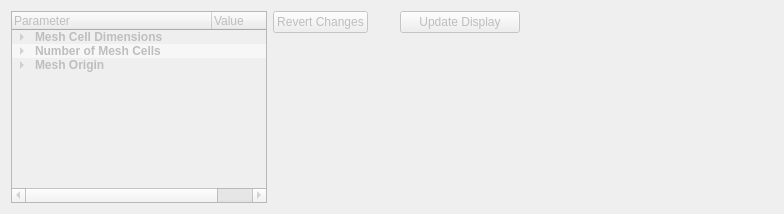
      <widget class="QWidget" name="Mesh">
       <property name="enabled">
        <bool>false</bool>
       </property>
       <attribute name="title">
        <string>Mesh</string>
       </attribute>
       <layout class="QGridLayout" name="gridLayout_6">
        <item row="1" column="0">
         <layout class="QGridLayout" name="gridLayout_5">
          <item row="0" column="0">
           <widget class="QWidget" name="widget" native="true">
            <property name="minimumSize">
             <size>
              <width>500</width>
              <height>0</height>
             </size>
            </property>
            <layout class="QGridLayout" name="gridLayout_7">
             <property name="leftMargin">
              <number>0</number>
             </property>
             <property name="topMargin">
              <number>0</number>
             </property>
             <property name="rightMargin">
              <number>0</number>
             </property>
             <property name="bottomMargin">
              <number>0</number>
             </property>
             <item row="0" column="1" alignment="Qt::AlignLeft">
              <widget class="QPushButton" name="MeshUndo">
               <property name="maximumSize">
                <size>
                 <width>130</width>
                 <height>16777215</height>
                </size>
               </property>
               <property name="text">
                <string>Revert Changes</string>
               </property>
               <property name="icon">
                <iconset>
                 <normaloff>../../.designer/backup/icons/actions/edit-undo.png</normaloff>../../.designer/backup/icons/actions/edit-undo.png</iconset>
               </property>
               <property name="iconSize">
                <size>
                 <width>22</width>
                 <height>22</height>
                </size>
               </property>
              </widget>
             </item>
             <item row="1" column="1" colspan="4">
              <widget class="QVTKWidget" name="VTKMesh" native="true">
               <property name="sizePolicy">
                <sizepolicy hsizetype="Expanding" vsizetype="Expanding">
                 <horstretch>0</horstretch>
                 <verstretch>0</verstretch>
                </sizepolicy>
               </property>
               <property name="minimumSize">
                <size>
                 <width>500</width>
                 <height>0</height>
                </size>
               </property>
              </widget>
             </item>
             <item row="0" column="0" rowspan="2">
              <widget class="QTreeWidget" name="MeshParameters">
               <property name="minimumSize">
                <size>
                 <width>200</width>
                 <height>0</height>
                </size>
               </property>
               <property name="maximumSize">
                <size>
                 <width>400</width>
                 <height>16777215</height>
                </size>
               </property>
               <property name="editTriggers">
                <set>QAbstractItemView::NoEditTriggers</set>
               </property>
               <property name="alternatingRowColors">
                <bool>true</bool>
               </property>
               <property name="selectionBehavior">
                <enum>QAbstractItemView::SelectItems</enum>
               </property>
               <property name="rootIsDecorated">
                <bool>true</bool>
               </property>
               <property name="itemsExpandable">
                <bool>true</bool>
               </property>
               <property name="allColumnsShowFocus">
                <bool>false</bool>
               </property>
               <property name="headerHidden">
                <bool>false</bool>
               </property>
               <attribute name="headerCascadingSectionResizes">
                <bool>false</bool>
               </attribute>
               <attribute name="headerDefaultSectionSize">
                <number>200</number>
               </attribute>
               <attribute name="headerHighlightSections">
                <bool>false</bool>
               </attribute>
               <attribute name="headerShowSortIndicator" stdset="0">
                <bool>false</bool>
               </attribute>
               <column>
                <property name="text">
                 <string>Parameter</string>
                </property>
               </column>
               <column>
                <property name="text">
                 <string>Value</string>
                </property>
               </column>
               <item>
                <property name="text">
                 <string>Mesh Cell Dimensions</string>
                </property>
                <property name="font">
                 <font>
                  <weight>75</weight>
                  <bold>true</bold>
                 </font>
                </property>
                <item>
                 <property name="text">
                  <string>X</string>
                 </property>
                 <property name="text">
                  <string/>
                 </property>
                 <property name="flags">
                  <set>ItemIsSelectable|ItemIsEditable|ItemIsDragEnabled|ItemIsUserCheckable|ItemIsEnabled</set>
                 </property>
                </item>
                <item>
                 <property name="text">
                  <string>Y</string>
                 </property>
                 <property name="flags">
                  <set>ItemIsSelectable|ItemIsEditable|ItemIsDragEnabled|ItemIsUserCheckable|ItemIsEnabled</set>
                 </property>
                </item>
                <item>
                 <property name="text">
                  <string>Z</string>
                 </property>
                 <property name="flags">
                  <set>ItemIsSelectable|ItemIsEditable|ItemIsDragEnabled|ItemIsUserCheckable|ItemIsEnabled</set>
                 </property>
                </item>
               </item>
               <item>
                <property name="text">
                 <string>Number of Mesh Cells</string>
                </property>
                <property name="font">
                 <font>
                  <weight>75</weight>
                  <bold>true</bold>
                 </font>
                </property>
                <item>
                 <property name="text">
                  <string>X</string>
                 </property>
                 <property name="flags">
                  <set>ItemIsSelectable|ItemIsEditable|ItemIsDragEnabled|ItemIsUserCheckable|ItemIsEnabled</set>
                 </property>
                </item>
                <item>
                 <property name="text">
                  <string>Y</string>
                 </property>
                 <property name="flags">
                  <set>ItemIsSelectable|ItemIsEditable|ItemIsDragEnabled|ItemIsUserCheckable|ItemIsEnabled</set>
                 </property>
                </item>
                <item>
                 <property name="text">
                  <string>Z</string>
                 </property>
                 <property name="flags">
                  <set>ItemIsSelectable|ItemIsEditable|ItemIsDragEnabled|ItemIsUserCheckable|ItemIsEnabled</set>
                 </property>
                </item>
               </item>
               <item>
                <property name="text">
                 <string>Mesh Origin</string>
                </property>
                <property name="font">
                 <font>
                  <weight>75</weight>
                  <bold>true</bold>
                 </font>
                </property>
                <item>
                 <property name="text">
                  <string>X</string>
                 </property>
                 <property name="flags">
                  <set>ItemIsSelectable|ItemIsEditable|ItemIsDragEnabled|ItemIsUserCheckable|ItemIsEnabled</set>
                 </property>
                </item>
                <item>
                 <property name="text">
                  <string>Y</string>
                 </property>
                 <property name="flags">
                  <set>ItemIsSelectable|ItemIsEditable|ItemIsDragEnabled|ItemIsUserCheckable|ItemIsEnabled</set>
                 </property>
                </item>
                <item>
                 <property name="text">
                  <string>Z</string>
                 </property>
                 <property name="flags">
                  <set>ItemIsSelectable|ItemIsEditable|ItemIsDragEnabled|ItemIsUserCheckable|ItemIsEnabled</set>
                 </property>
                </item>
               </item>
              </widget>
             </item>
             <item row="0" column="2">
              <widget class="QPushButton" name="MeshUpdate">
               <property name="maximumSize">
                <size>
                 <width>130</width>
                 <height>16777215</height>
                </size>
               </property>
               <property name="text">
                <string>Update Display</string>
               </property>
               <property name="icon">
                <iconset>
                 <normaloff>../../.designer/backup/icons/actions/view-refresh.png</normaloff>../../.designer/backup/icons/actions/view-refresh.png</iconset>
               </property>
               <property name="iconSize">
                <size>
                 <width>22</width>
                 <height>22</height>
                </size>
               </property>
               <property name="checkable">
                <bool>false</bool>
               </property>
               <property name="flat">
                <bool>false</bool>
               </property>
              </widget>
             </item>
            </layout>
           </widget>
          </item>
         </layout>
        </item>
       </layout>
      </widget>
